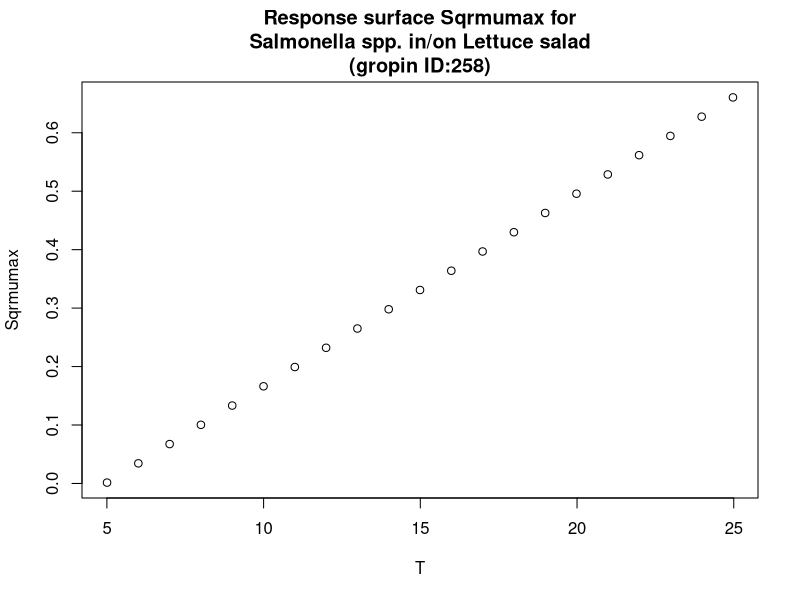

Reproduce this figure in R.
#############################
# start of Parameter script
#############################
T <- seq(5.005,24.975024975025,length.out=21)
#############################
# end of Parameter script
#############################
############################# 
# start of Model script Gropin ID 258 
#############################
 
# constant coefficients for this model
 
variables <- data.frame(T)
argumentsPar <- expand.grid(variables)
 
# heart of the model
response_surface <- function(T) {
   mumax <-0.033*(T-4.96)

return(mumax=mumax)
} 

# output parameters
responseSurface <- cbind(argumentsPar,response_surface(argumentsPar['T']))
colnames(responseSurface) <- c(colnames(argumentsPar),'Sqrmumax')
#############################
# End of Model script
#############################
############################# 
# start of Visualisation script Gropin ID 258 
#############################
plot(T,responseSurface$'Sqrmumax',xlab='T',
                          ylab='Sqrmumax',main='Response surface Sqrmumax for
Salmonella spp. in/on Lettuce salad
(gropin ID:258)')
#############################
# End of Visualisation script
#############################
